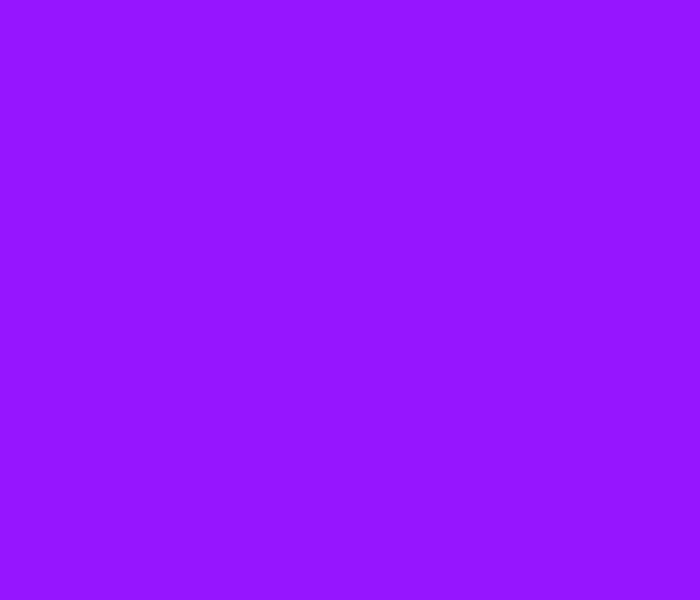
Frame 1 (no input)
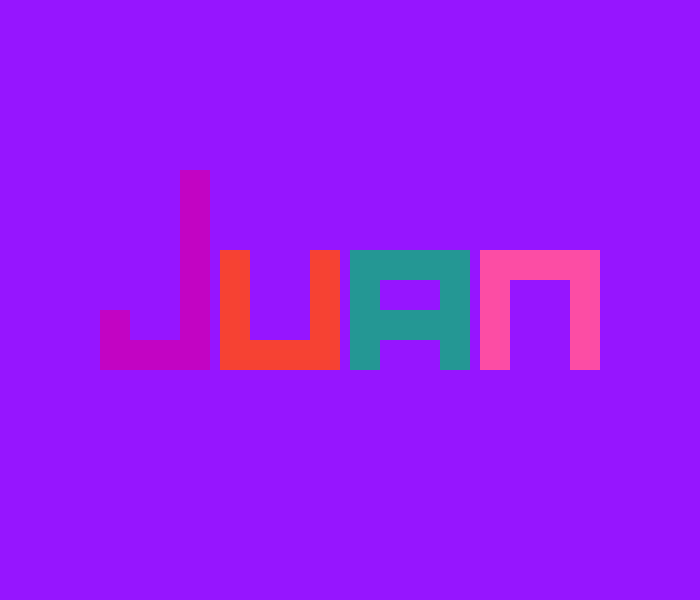
Frame 60 (the mouse pressed at the canvas centre just before this capture)
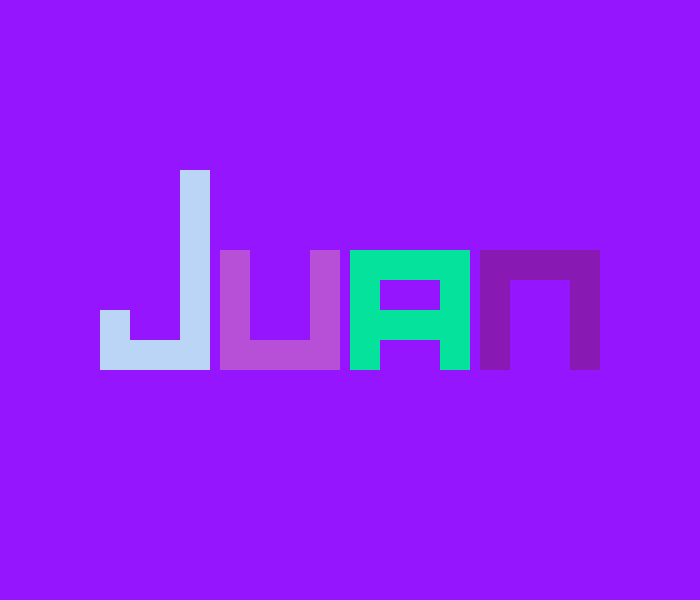
Frame 120 (the mouse held since frame 60 and released just before this capture)

The Processing sketch that drew these frames (run headless with seeded random() and noise(); from frame 60 on, the mouse is pressed at the canvas centre):

// Processing sketch: processing_94875
// ── processing_94875.pde

int J=-450;//defines J
int U=450;//defines U
int A1=-450;//defines A
int A2=-450;//defines A
int N=450;//defines N 
 
 void setup(){
  background(150, 21, 255);//color of background(purple)
  size(700,600);//size of canvas
  noStroke();//no strok
 }
 void draw(){
  names(100, 200);//calls name
 }
 color pick(){
  return color(random(255), random(255), random(255));// chooses random color
}
 void J(int x, int y, color c){
  J=J+8;//adding 1 to J
  J=min(0, J);//where it has to stop
 fill(c);
 rect(180+J, 170, 30, 200);//left part of J
 rect(100+J, 340, 100, 30);//bottom part of J
 rect(100+J, 310, 30, 30);//right part of J
 }
 void U(int x, int y, color c){
 U=U-8;//subtract 1 from U
  U=max(0, U);//where it has to stop
 fill(c);
 rect(220, 250+U, 30, 90);//right part of U
 rect(220, 340+U, 120, 30);//middle part of U
 rect(310, 250+U, 30, 90);//left part of U
 }
 void A(int x, int y, color c){
  A1=A1-8;//subtract 1 from A1
  A2=A2+8;//add 1 to A2
  A1=max(0, A1);//where it has to stop
  A2=min(0, A2);//where it has to stop
 fill(c);
 rect(350+A1, 250+A2, 90, 30);//top part of A
 rect(350+A1, 250+A2, 30, 120);//left part of A
 rect(350+A1, 310+A2, 90, 30);//bottom part of A
 rect(440+A1, 250+A2, 30, 120);//right part of A
 }
 
void N(int x, int y, color c){
 N=N-8;//subtract 1 from N
 N=max(0, N);//where it has to stop
 fill(c);
 rect(480+N, 250, 30, 120);//left part of U
 rect(510+N, 250, 90, 30);//top part of U
 rect(570+N, 250, 30, 120);//right part U
}
 
 void names(int x, int y){
    background(150, 21, 255); 
   J(180+x, 170+y, pick());
   U(220+x, 250+y, pick());
   A(350+x, 250+y, pick());
   N(480+x, 250+y, pick());
 }
